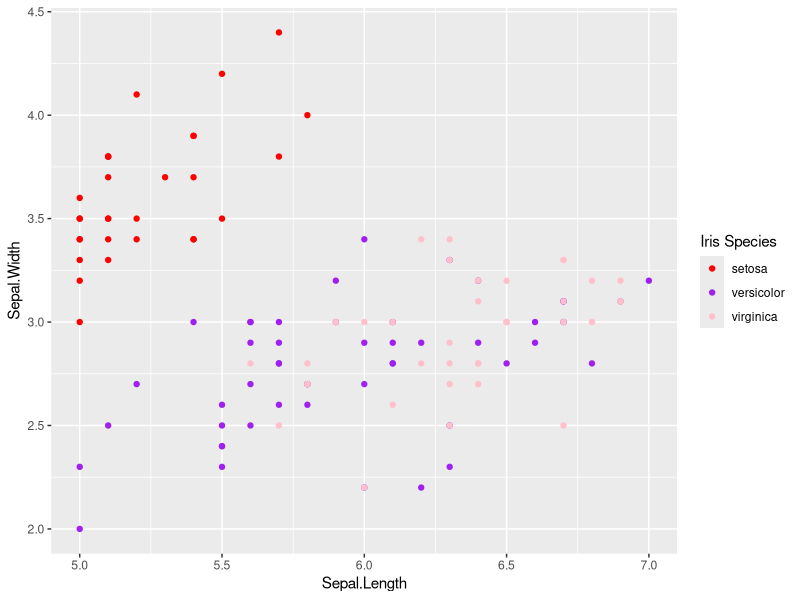
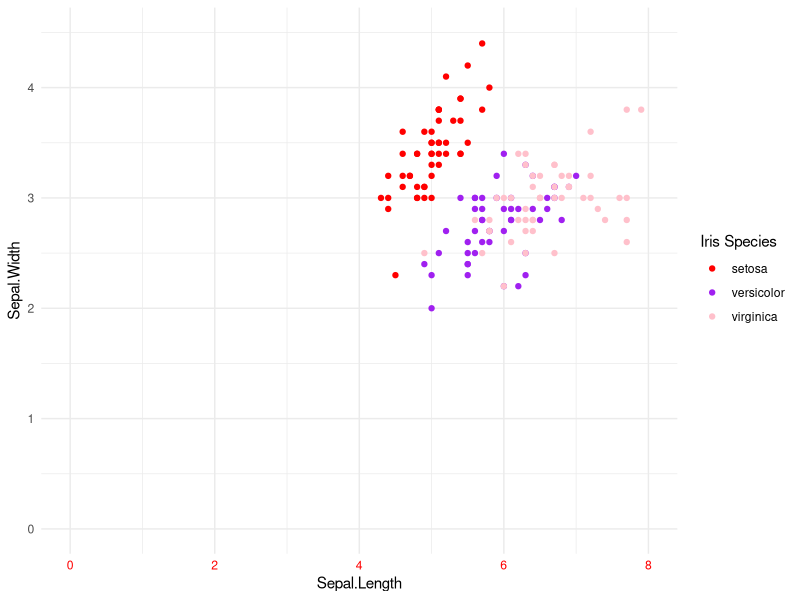
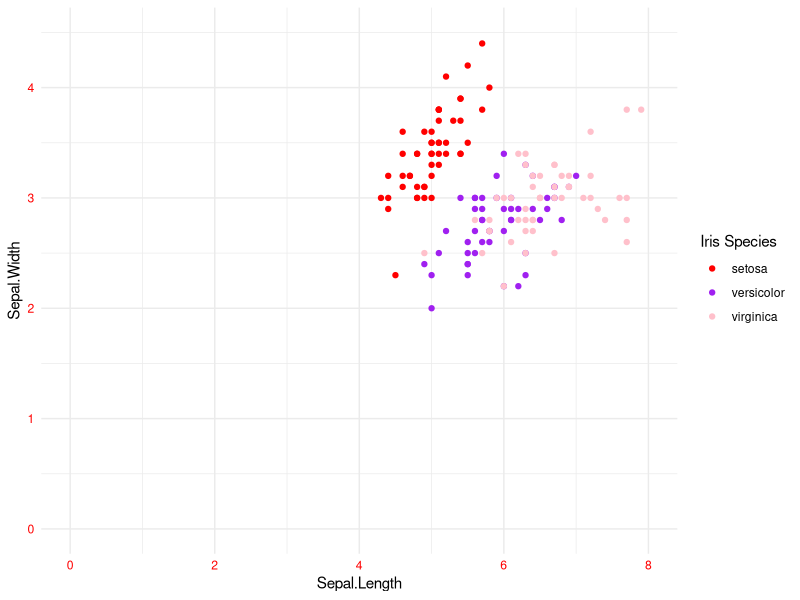
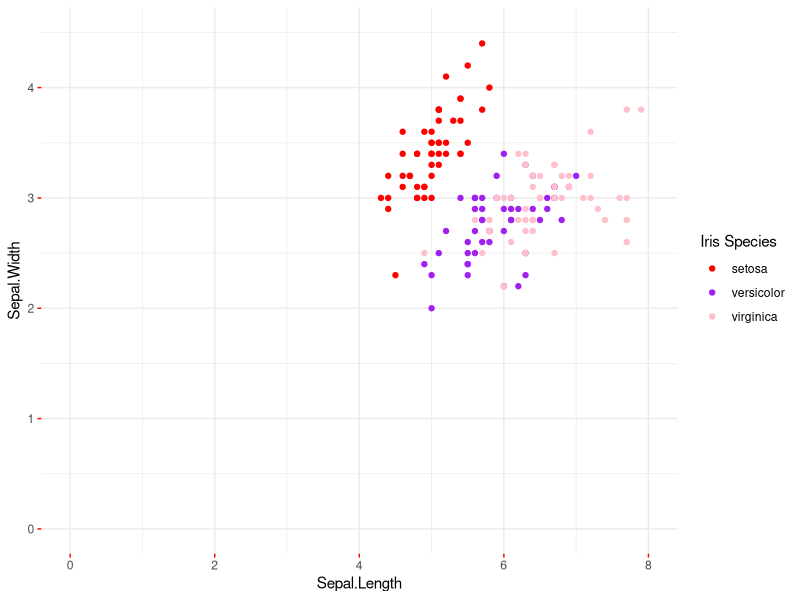

These figures' R source, in order:
library(ggplot2)

ggplot(iris, aes(x = Sepal.Length, y = Sepal.Width, color = Species)) + 
  geom_point() +
  scale_color_manual(values = c("red", "purple", "pink"), 
                     name = "Iris Species") +
  scale_x_continuous(limits = c(5, 7))


ggplot(iris, aes(x = Sepal.Length, y = Sepal.Width, color = Species)) + 
  geom_point() +
  scale_color_manual(values = c("red", "purple", "pink"), 
                     name = "Iris Species") +
  xlim(0, 8) +
  ylim(0, 4.5) + 
  theme_minimal() + 
  theme(axis.text.x = element_text(color = "red"))


ggplot(iris, aes(x = Sepal.Length, y = Sepal.Width, color = Species)) + 
  geom_point() +
  scale_color_manual(values = c("red", "purple", "pink"), 
                     name = "Iris Species") +
  xlim(0, 8) +
  ylim(0, 4.5) + 
  theme_minimal() + 
  theme(axis.text = element_text(color = "red"))


ggplot(iris, aes(x = Sepal.Length, y = Sepal.Width, color = Species)) + 
  geom_point() +
  scale_color_manual(values = c("red", "purple", "pink"), 
                     name = "Iris Species") +
  xlim(0, 8) +
  ylim(0, 4.5) + 
  theme_minimal() + 
  theme(axis.ticks = element_line(color = "red"))

